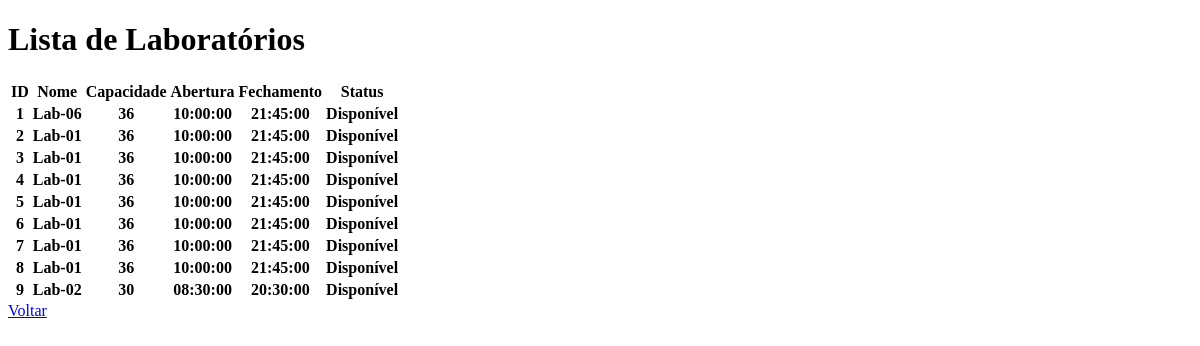
/labs/list, run on an earlier commit of the app's database.
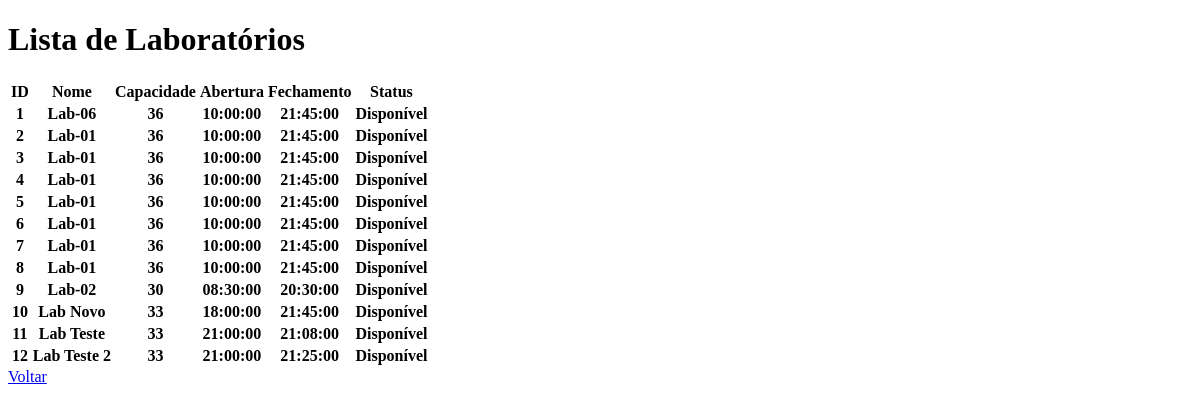
And on a later commit of the database.
### app/models.py (models this page shows)
class Laboratorio(db.Model):
    __tablename__ = 'labs'
    id = db.Column(db.Integer, primary_key=True)
    nome = db.Column(db.String(50), nullable=False)
    capacidade = db.Column(db.Integer, nullable=False)
    equipamentos = db.Column(db.String(200), nullable=False)
    abertura = db.Column(db.Time, nullable=False)
    fechamento = db.Column(db.Time, nullable=False)
    status = db.Column(db.String(12), default="Disponível", nullable=False)
    """ Relacao um-para-muitos: Um laboratorio pode ter muitas Solicitacoes.
        aponta para lab em Solicitacao.
    """
    solicitacoes = db.relationship(
        'Solicitacao', back_populates='lab', lazy=True
    )

### app/routes.py (the view)
@app.route("/labs/list", methods=["GET", "POST"])
def labs_list():
    labs = Laboratorio.query.all()
    return render_template("labs/list.html", labs=labs)

### app/templates/labs/list.html (shortened to what this page needs)
{% extends 'base/base.html' %}
{% block content %}
<h1>Lista de Laboratórios</h1>
<table>
    <thead>
        <tr>
            <th>ID</th>
            <th>Nome</th>
            <th>Capacidade</th>
            <th>Abertura</th>
            <th>Fechamento</th>
            <th>Status</th>
        </tr>
    </thead>
    <tbody>
        {% for lab in labs %}
            <tr>
                <th>{{ lab.id }}</th>
                <th>{{ lab.nome }}</th>
                <th>{{ lab.capacidade }}</th>
                <th>{{ lab.abertura }}</th>
                <th>{{ lab.fechamento }}</th>
                <th>{{ lab.status }}</th>
            </tr>
        {% endfor %}
    </tbody>
</table>
<a href="{{ url_for('homepage') }}">Voltar</a>
{% endblock %}

What changed in the data, as far as the page shows it:
added Laboratorio: id "10", nome "Lab Novo", capacidade "33", abertura "18:00:00", fechamento "21:45:00", status "Disponível"
added Laboratorio: id "11", nome "Lab Teste", capacidade "33", abertura "21:00:00", fechamento "21:08:00", status "Disponível"
added Laboratorio: id "12", nome "Lab Teste 2", capacidade "33", abertura "21:00:00", fechamento "21:25:00", status "Disponível"
